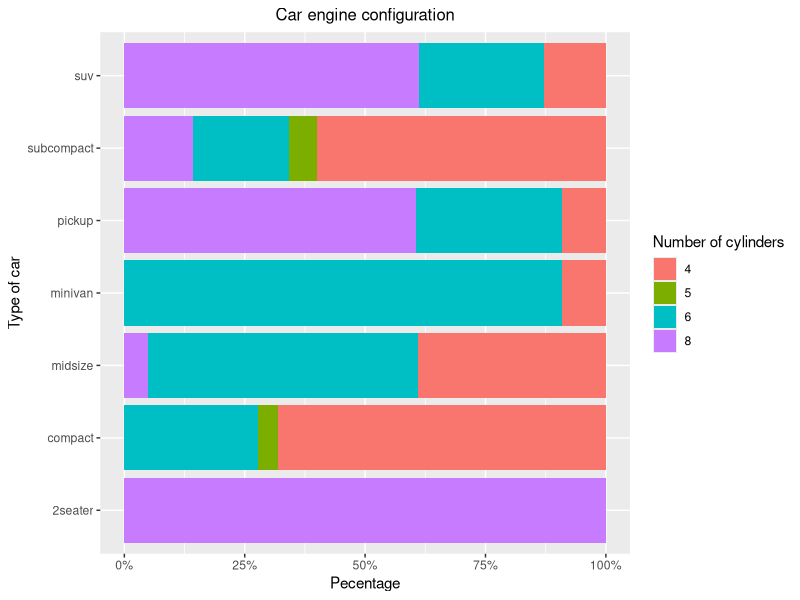

This figure's R source:
library(tidyverse)
names(mpg)

mpg %>% ggplot(aes(x = class, fill = as.factor(cyl))) + 
  geom_bar(position = "fill") + 
  coord_flip() +
  scale_y_continuous(labels = scales::percent) +
  labs(
    title = "Car engine configuration",
    y = "Pecentage",
    x = "Type of car",
    fill = "Number of cylinders"
  ) +
  theme(
    plot.title = element_text(
      hjust = 0.5,
      size = 12
    )
  )
  
  


